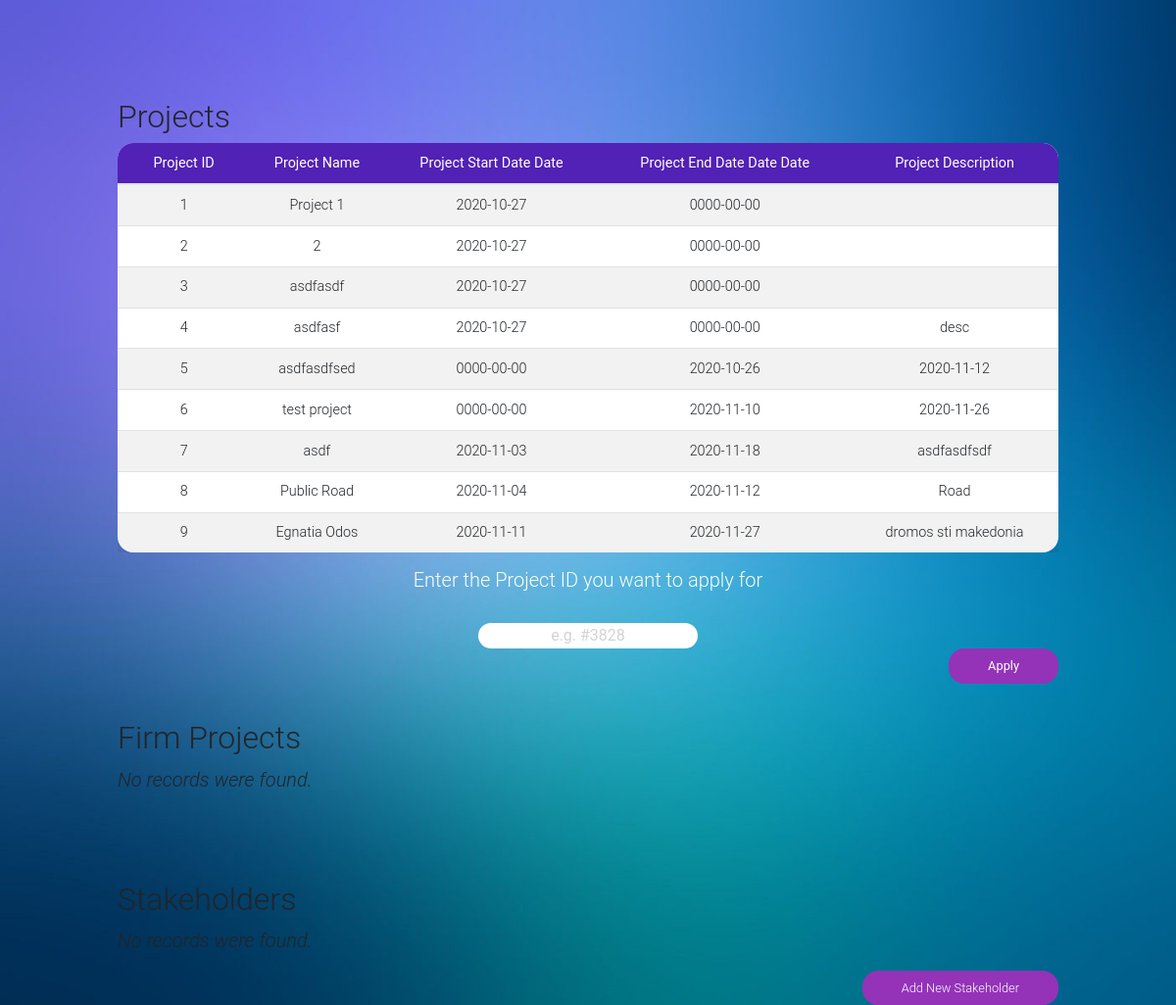
Before: /CoI/projects_FR.php with the older database file.
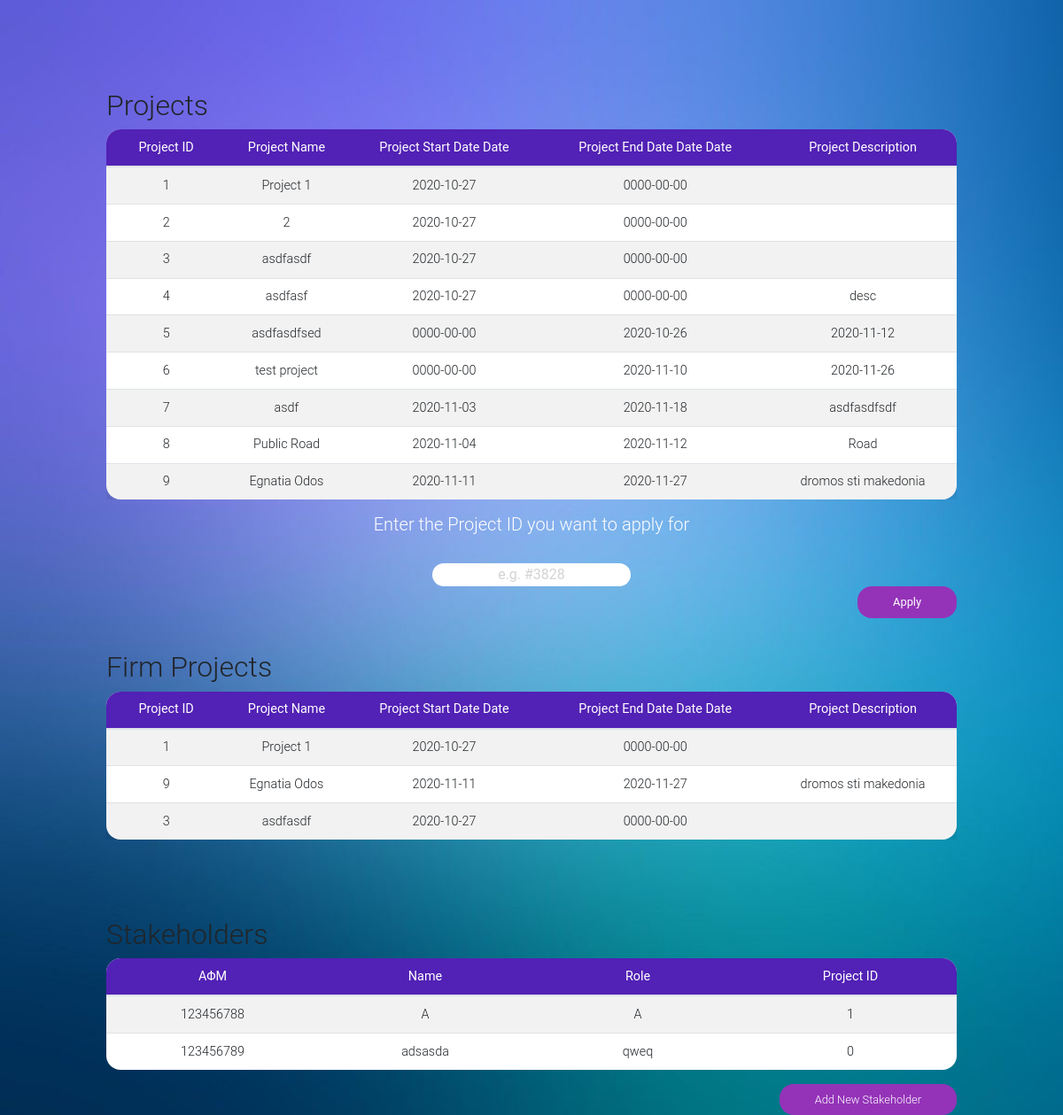
After: the same page with the newer database file.
### tables this page shows
CREATE TABLE `projects` (
  `project_id` int(12) NOT NULL,
  `project_name` varchar(255) NOT NULL,
  `project_start_date` date NOT NULL,
  `project_end_date` date NOT NULL,
  `project_desc` varchar(1000) NOT NULL
);

CREATE TABLE `firm_project` (
  `firm_name` varchar(50) NOT NULL,
  `project_id` int(11) NOT NULL
);

CREATE TABLE `firm_stakeholder` (
  `stakeholder_AFM` int(9) NOT NULL,
  `stakeholder_name` varchar(20) NOT NULL,
  `stakeholder_firm` varchar(20) NOT NULL,
  `stakeholder_role` varchar(20) NOT NULL,
  `project_id` int(50) NOT NULL
);

### CoI/projects_FR.php (the view, shortened to what this page needs)
<?php
include('header.php');
include('connect.php');
?>
<html>
<body>
<div class="wrapper-table">
    <div class="page-header clearfix">
        <h2 class="pull-left">Projects</h2>
    </div>
    <?php
    $sql = "SELECT * FROM projects";
    if ($result = mysqli_query($conn, $sql)) {
        if (mysqli_num_rows($result) > 0) {
            echo  "<table id='projects' class='table table-striped table-sm project-table' cellspacing='0' width='100%'>";
            echo "<thead>";
            echo "<tr>";
            echo "<th class='th-sm' id ='th-first' >Project ID</th>";
            echo "<th class='th-sm'>Project Name</th>";
            echo "<th class='th-sm'>Project Start Date Date</th>";
            echo "<th class='th-sm'>Project End Date Date Date</th>";
            echo "<th class='th-sm' id='th-last'>Project Description</th>";
            echo "</tr>";
            echo "</thead>";
            echo "<tbody>";
            while ($row = mysqli_fetch_array($result)) {
                echo "<tr>";
                echo "<td>" . $row['project_id'] . "</td>";
                echo "<td>" . $row['project_name'] . "</td>";
                echo "<td>" . $row['project_start_date'] . "</td>";
                echo "<td>" . $row['project_end_date'] . "</td>";
                echo "<td>" . $row['project_desc'] . "</td>";
                echo "</tr>";
            }
            echo "</table>";
        } else {
            echo "<p class='lead'><em>No records were found.</em></p>";
        }
    } else {
        echo "ERROR: Could not able to execute $sql. " . mysqli_error($conn);
    }
    echo "<form method='post'>";
    echo "<center>";
    echo "<h5 style='color:white'>Enter the Project ID you want to apply for</h5>";
    echo "<br>";
    echo "<input type='text' placeholder='e.g. #3828' name='idInput' class='idInput' required>";
    echo "</center>";
    echo "<input type='submit' value='Apply' name='apply' class='submit-button'>" ;
    echo "</form>";
    echo "<br>";
    echo "<br>";
    echo "<br>";
    echo "<div class='page-header clearfix'>
        <h2 class='pull-left'>Firm Projects</h2>
    </div>";
    $sql = "SELECT * FROM firm_project INNER JOIN projects ON firm_project.project_id = projects.project_id WHERE firm_name = 'test' ";
    if ($result = mysqli_query($conn, $sql)) {
        if (mysqli_num_rows($result) > 0) {
            echo  "<table id='firm_projects' class='table table-striped table-sm project-table' cellspacing='0' width='100%'>";
            echo "<thead>";
            echo "<tr>";
            echo "<th class='th-sm' id ='th-first' >Project ID</th>";
            echo "<th class='th-sm'>Project Name</th>";
            echo "<th class='th-sm'>Project Start Date Date</th>";
            echo "<th class='th-sm'>Project End Date Date Date</th>";
            echo "<th class='th-sm' id='th-last'>Project Description</th>";
            echo "</tr>";
            echo "</thead>";
            echo "<tbody>";
            while ($row = mysqli_fetch_array($result)) {
                echo "<tr>";
                echo "<td>" . $row['project_id'] . "</td>";
                echo "<td>" . $row['project_name'] . "</td>";
                echo "<td>" . $row['project_start_date'] . "</td>";
                echo "<td>" . $row['project_end_date'] . "</td>";
                echo "<td>" . $row['project_desc'] . "</td>";
                echo "</tr>";
            }
            echo "</table>";
        } else {
            echo "<p class='lead'><em>No records were found.</em></p>";
        }
    } else {
        echo "ERROR: Could not able to execute $sql. " . mysqli_error($conn);
    }
    echo "<br>";
    echo "<br>";
    echo "<br>";
    echo "<div class='page-header clearfix'>
        <h2 class='pull-left'>Stakeholders</h2>
    </div>";
    $sql = "SELECT * FROM firm_stakeholder WHERE stakeholder_firm = 'test'";
    if ($result = mysqli_query($conn, $sql)) {
        if (mysqli_num_rows($result) > 0) {
            echo  "<table id='stakeholders' class='table table-striped table-sm project-table' cellspacing='0' width='100%'>";
            echo "<thead>";
            echo "<tr>";
            echo "<th class='th-sm' id ='th-first' >ΑΦΜ</th>";
            echo "<th class='th-sm'>Name</th>";
            echo "<th class='th-sm'>Role</th>";
            echo "<th class='th-sm' id='th-last'>Project ID</th>";
            echo "</tr>";
            echo "</thead>";
            echo "<tbody>";
            while ($row = mysqli_fetch_array($result)) {
                echo "<tr>";
                echo "<td>" . $row['stakeholder_AFM'] . "</td>";
                echo "<td>" . $row['stakeholder_name'] . "</td>";
                echo "<td>" . $row['stakeholder_role'] . "</td>";
                echo "<td>" . $row['project_id'] . "</td>";
                echo "</tr>";
            }
            echo "</table>";
        } else {
            echo "<p class='lead'><em>No records were found.</em></p>";
        }
    } else {
        echo "ERROR: Could not able to execute $sql. " . mysqli_error($conn);
    }
    echo "<a href='add_stakeholder.php' class='submit-button'>Add New Stakeholder</a>";
    ?>
</div>
<?php include('footer.php') ?>
</body>
</html>

### CoI/header.php (shortened to what this page needs)
<!DOCTYPE html>
<html lang="zxx">
    <head>
        <link rel="stylesheet" type="text/css" href="css/jquery.dataTables.min.css" />
        <link rel="stylesheet" href="css/bootstrap.min.css" type="text/css">
        <link rel="stylesheet" href="css/style.css" type="text/css">
        <link rel="stylesheet" href="css/mdb.min.css" type="text/css">
    </head>
<body>

### CoI/footer.php (shortened to what this page needs)
</body>
</html>

### CoI/css/style.css (style rules this page uses)
html, body { height: 100%; font-family: "Poppins", sans-serif; }
body { background-image: url("../Background.png"); background-size: cover; background-repeat: no-repeat; background-attachment: fixed; }
.wrapper-table { margin-top:100px; margin-bottom: 100px; width:80%; margin-left:auto; margin-right:auto; }
.project-table { border-radius: 1rem; background-color: white; text-align: center; }
th { background-color:#5221b5; border-color: black; color:white; }
#th-first { border-radius: 16px 0px 0px 0px; }
#th-last { border-radius: 0px 16px 0px 0px; }
.idInput { border-radius: 1rem; border-color: white; border-width:0; text-align:center; }
::placeholder { color:lightgray; }
.submit-button { border-radius: 1rem; border-width:0; text-align:center; float:right; color:white; background: #9433b8; padding:8px; padding-right: 40px; padding-left: 40px; font-size:80%; }

Changed rows visible on the page:
added firm_project: project_id.project_id "1", project_id.project_name "Project 1", project_id.project_start_date "2020-10-27", project_id.project_end_date "0000-00-00"
added firm_project: project_id.project_id "9", project_id.project_name "Egnatia Odos", project_id.project_start_date "2020-11-11", project_id.project_end_date "2020-11-27", project_id.project_desc "dromos sti makedonia"
added firm_project: project_id.project_id "3", project_id.project_name "asdfasdf", project_id.project_start_date "2020-10-27", project_id.project_end_date "0000-00-00"
added firm_stakeholder: stakeholder_AFM "123456788", stakeholder_name "A", stakeholder_role "A", project "1"
added firm_stakeholder: stakeholder_AFM "123456789", stakeholder_name "adsasda", stakeholder_role "qweq", project "0"
Other visible differences:
text no longer shown: "No records were found."
text now shown: "Project ID Project Name Project Start Date Date Project End Date Date Date Project Description ΑΦΜ Name Role Project ID"
